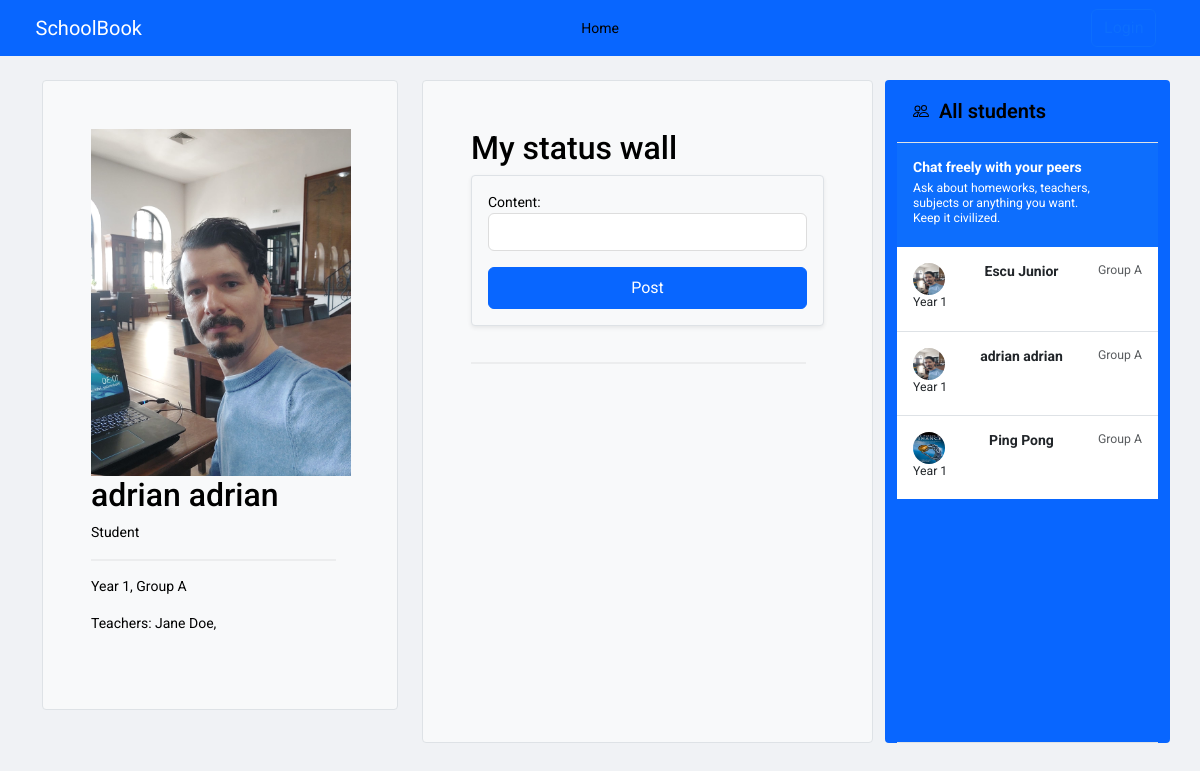
/student/adrian_adrian/, run on an earlier commit of the app's database.
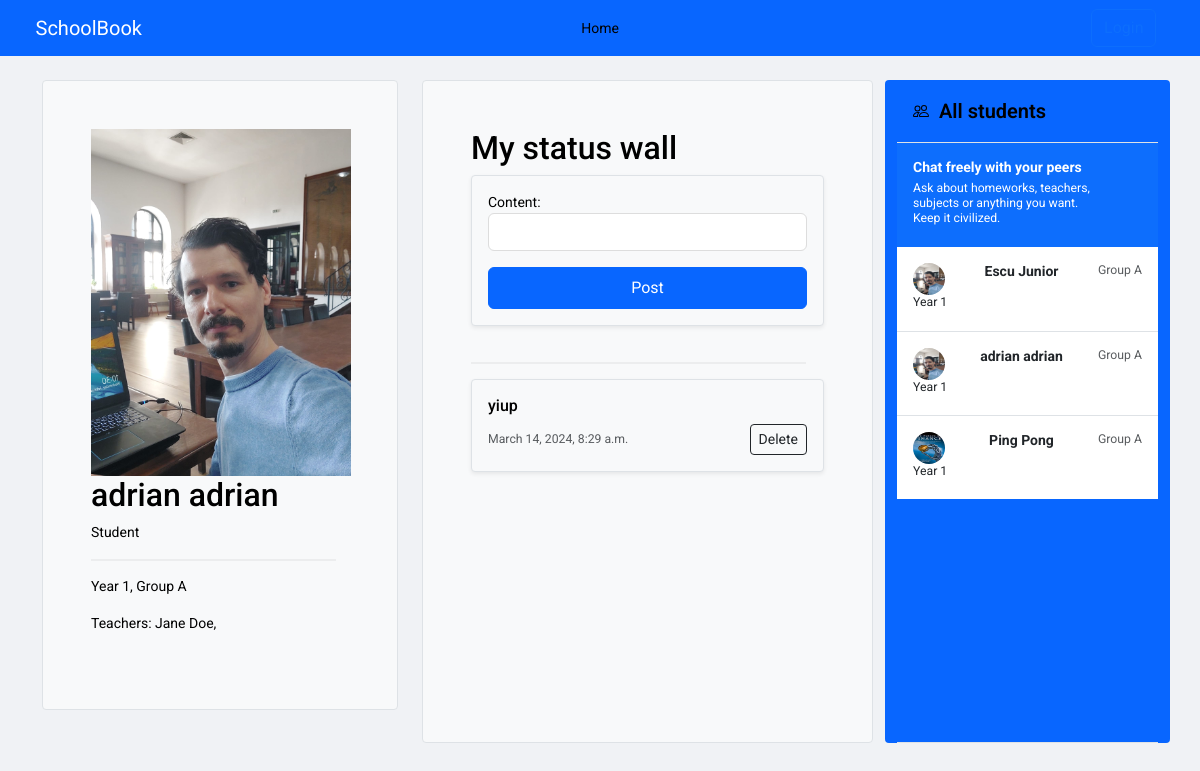
And on a later commit of the database.
### core/models.py (models this page shows, shortened)
class Student(models.Model):
    user = models.OneToOneField(User, on_delete=models.CASCADE, null=True)
    first_name = models.CharField(max_length=150, null=True)
    last_name = models.CharField(max_length=150, null=True)
    group = models.ForeignKey(Group, on_delete=models.SET_NULL, null=True, blank=True)
    phone = models.CharField(max_length=150,null=True)
    parents = models.ManyToManyField(Parent, related_name='children')
    teachers = models.ManyToManyField(Teacher, related_name='pupils')
    year = models.ForeignKey(Year, on_delete=models.CASCADE, related_name='students')
    year_group = models.ForeignKey(YearGroup, on_delete=models.CASCADE, related_name='students')
    subjects = models.ManyToManyField('Subject', related_name='students')
    profile_pic = models.ImageField(upload_to='static/images',null=True, blank=True)

class Year(models.Model):
    year = models.IntegerField(default=1)
    teachers = models.ManyToManyField(Teacher)
    def __str__(self) -> str:
        return f"Year {self.year}"

class YearGroup(models.Model):
    name = models.CharField(max_length=200)
    def __str__(self) -> str:
        return f"Group {self.name}"

class Teacher(models.Model):
    name = models.CharField(max_length=150)
    subjects = models.ManyToManyField('Subject', related_name='teachers')
    phone = models.CharField(max_length=150, null=True)
    group = models.ForeignKey(Group, on_delete=models.SET_NULL, null=True, blank=True)
    user = models.OneToOneField(User, on_delete=models.CASCADE, null=True)
    profile_pic = models.ImageField(upload_to='static/images' ,null=True, blank=True)

class StatusUpdate(models.Model):
    user = models.ForeignKey(User, on_delete=models.CASCADE)
    content = models.TextField()
    timestamp = models.DateTimeField(auto_now_add=True)

### core/views.py (the view)
# urls.py: path('student/<str:username>/', views.student_profile, name='student_profile'),
def student_profile(request, username):
    student = get_object_or_404(Student,  user__username=username)
    all_students = Student.objects.all()
    year = student.year
    year_group = student.year_group
    teachers = student.teachers.all()
    statuses = StatusUpdate.objects.filter(user=student.user).order_by('-timestamp')
    if request.method == 'POST':
        form = StatusUpdateForm(request.POST)
        if form.is_valid():
            status = form.save(commit=False)
            status.user = request.user
            status.save()
            return redirect('student_profile', username=username)
    else:
        form = StatusUpdateForm()
    return render(request, 'student.html', {'student': student, 'all_students': all_students, \
                                            'year': year, 'year_group': year_group, \
                                            'teachers': teachers, 'statuses': statuses, 'form': form})

### core/forms.py
class StatusUpdateForm(forms.ModelForm):
    class Meta:
        model = StatusUpdate
        fields = ['content']
        widgets = {
            'content' : forms.TextInput(attrs={
                'class': 'form-control',
            }),
        }

### core/templatetags/group_check.py (called while the page is built)
@register.filter(name="in_group")
def in_group(user, group_name):
    return user.groups.filter(name=group_name).exists()

### core/templates/student.html (shortened to what this page needs)
{% extends 'base.html' %}
{% load static %}
{% block content %}
<main>
  <div class="container py-4">
    <div class="row  ">
      <div class="col-md-4" style="height: 630px;  position: sticky; top: 50px;" >
        <div class="h-100 p-5 text-bg-light rounded-1 border">
          <img style='width:260px; height:auto;' src="{{ student.profile_pic.url }}" class="card-img-top" alt="{{ student.first_name }} {{ student.last_name }}">
          <h2>{{ student.first_name }} {{ student.last_name }}</h2>
          <p>Student</p>
          <hr class="styled-hr">
          <p>{{ year }}, {{ year_group }}</p>
          {% for teacher in student.teachers.all %}
            <p>Teachers: {{teacher.name}}, </p>
          {% endfor %}
        </div>
      </div>
      <div class="col-md-5">
        <div class="h-100 p-5  text-bg-light border rounded-1" >
          <h2>My status wall</h2>
                  <div class="col ">
                  <div class="card shadow-sm text-bg-light  border rounded-1">
                    <div class="card-body">
                    <form method="post">
                      {{ form.as_p }}
                      <button class="btn btn-primary w-100 py-2" type="submit">Post</button>
                    </form>
                    </div>
                    </div>
                  </div>
                  <br />
                  <hr class="styled-hr">
                  {% for status in statuses %}
                    <div class="col ">
                      <div class="card shadow-sm text-bg-light border rounded-1">
                        <div class="card-body">
                          <h6 class="card-text">{{ status.content }}</h6>
                          <div class="d-flex justify-content-between align-items-center">
                            <small class="text-body-secondary">{{ status.timestamp }}</small>
                            <small class="text-body-secondary">
                              <form method="post" action="{% url 'delete_status' status.id %}">
                                <button class="btn btn-outline-dark btn-sm rounded-1" type="submit">Delete</button>
                            </form>
                            </small>
                          </div>
                        </div>
                      </div>
                    </div>
                    <br />
                    {% endfor %}
        </div>
      </div>
    <div class="col-md-3 d-flex flex-column align-items-stretch flex-shrink-0 bg-body-tertiary rounded-1">
      <a href=# class="d-flex align-items-center flex-shrink-0 p-3 link-body-emphasis text-decoration-none border-bottom">
        <span class="fs-5 fw-semibold"> &nbsp; All students</span>
      </a>
      <div class="list-group list-group-flush border-bottom scrollarea">
        <a href="#" class="list-group-item list-group-item-action active py-3 lh-sm" aria-current="true">
          <div class="d-flex w-100 align-items-center justify-content-between">
            <strong class="mb-1">Chat freely with your peers</strong>
          </div>
          <div class="col-10 mb-1 small">Ask about homeworks, teachers, subjects or anything you want. Keep it civilized.</div>
        </a>
        {% for student in all_students %}
          <a href="{% url 'student_student_profile' username=student.user.username %}" class="list-group-item list-group-item-action py-3 lh-sm">
            <div class="d-flex w-100 justify-content-between">
              <img src="{{ student.profile_pic.url }}"  width="32" height="32" class="rounded-circle flex-shrink-0">
              <strong class="mb-1">{{ student.first_name }} {{ student.last_name }}</strong>
              <small class="text-body-secondary">{{ student.year_group }}</small>
            </div>
            <div class="col-10 mb-1 small">{{ student.year }}</div>
          </a>
        {% endfor %}
      </div>
    </div>
</div>
</main>
{% endblock %}

### core/templates/base.html (shortened to what this page needs)
{% load static %}
<!DOCTYPE html>
<html lang="en">
<head>
    <link rel="stylesheet" href="https://cdn.jsdelivr.net/npm/@docsearch/css@3">
    <link rel="stylesheet" href="https://cdn.jsdelivr.net/npm/bootstrap-icons@1.3.0/font/bootstrap-icons.css">
    <link rel="stylesheet" href="https://cdn.jsdelivr.net/npm/@docsearch/css@3">
    <link href="{% static 'bootstrap/css/bootstrap.min.css' %}" rel="stylesheet">
    <link href="{% static 'css/headers.css' %}" rel="stylesheet">
    <link href="{% static 'css/sign-in.css' %}" rel="stylesheet">
    <link rel="stylesheet" href="{% static 'css/custom.css' %}">  <link rel="preconnect" href="https://fonts.googleapis.com">
    <link href="{% static 'css/sidebars.css' %}" rel="stylesheet">
</head>
<body>
    {% include 'navbar.html' %}
        {% block content %}
        {% endblock %}
</body>
</html>

### core/templates/navbar.html (shortened to what this page needs)
{% load static %}
{% load group_check %}
<nav class="navbar navbar-expand-lg bg-body-tertiary" aria-label="Thirteenth navbar example">
  <div class="container-fluid">
      <a class="navbar-brand col-lg-3 me-0" style="padding-left:2%;" href=#>SchoolBook</a>
      <ul class="navbar-nav col-lg-6 justify-content-lg-center">
        <li class="nav-item"><a class="nav-link active" aria-current="page" href=#>Home</a></li>
      </ul>
      <div class="d-lg-flex col-lg-3 justify-content-lg-end" style="padding-right:2%;">
        {% if request.user.is_authenticated %}
          <span class="hello-msg d-flex align-items-center justify-content-center">Hello, {{request.user}}  &nbsp;&nbsp; </span><a href="{% url 'logout' %}" class="btn btn-outline-primary me-2">Logout</a>
        {% else %}
          <a href="{% url 'login' %}" class="btn btn-outline-primary me-2">Login</a>
        {% endif %}
      </div>
    </div>
</nav>

### school_manager/static/css/sign-in.css (style rules this page uses)
html, body { height: 100%; }

### school_manager/static/css/custom.css (style rules this page uses)
.styled-hr { border: 1px solid #ccc; margin: 15px 0; width: 95% !important; background-color: #eee; text-align: right; }
body { font-size: 14px; line-height: 1.5; }
body { background-color: #f0f2f5; font-family: 'Roboto', Arial, sans-serif; }
.navbar { background-color: #0866ff; }
.nav-link, .navbar-brand { color: #ffffff; }
.card { box-shadow: 0 2px 4px rgba(0, 0, 0, 0.1); }
.bg-body-tertiary { background-color: #0866ff !important; }
.btn-primary { background-color: #0866ff; border-color: #0866ff; }
.form-control { border: 1px solid #dddf; box-shadow: none; color: #1c1e21; background-color: #fff !important; }
hr { border-top-color: #dadde1; }
.bi { vertical-align: -.125em; fill: currentColor; }

### school_manager/static/css/sidebars.css (style rules this page uses)
.scrollarea { overflow-y: auto !important; height: 600px; }

What changed in the data, as far as the page shows it:
added StatusUpdate: content "yiup", timestamp "March 14, 2024, 8:29 a.m."
